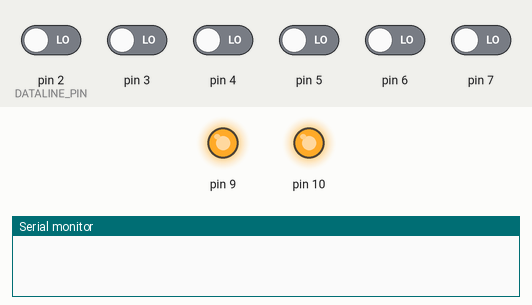
This sketch was run on a simulated Arduino Uno, built with avr-gcc and run on an emulated ATmega328P. On the bench: output pins drawn as LEDs (lit = HIGH), the last lines printed to the serial monitor. Inputs (shaded band) come from the test bench; at power-on: pin 2 (DATALINE_PIN), pin 3–7 LOW.

Above: at 0.4 s.
At 21.5 s:
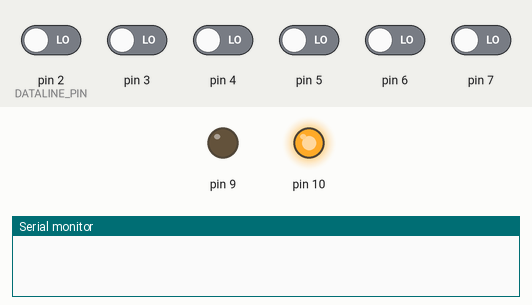
At 24.9 s:
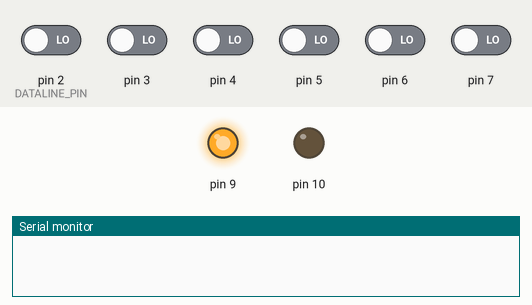
At 118.0 s:
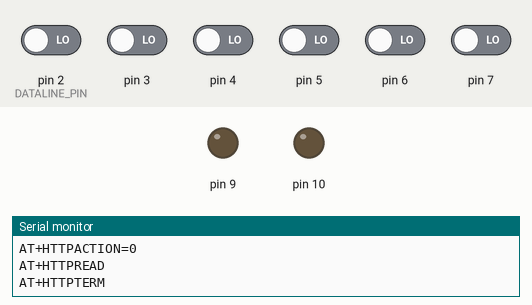
Timing chart, 0 to 119.5 s (numbered marks = the images above):
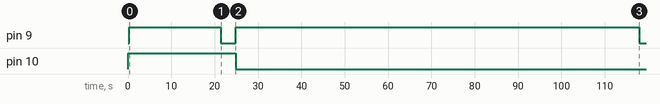

The sketch:

cosin_lib_example_sdi12.ino
```cpp
/*
Note: this code is a demo for how to use a gprs shield to send data baterry and analog
an http request to a test website (using the Hologram APN).

To communicate with the Arduino via terminal, set
the outgoing baud rate to 19200, and set line endings to
carriage return.

Then, in order to initiate the demo http request, enter
'h' into the terminal at the top of the serial monitor.
*/

// #include "LowPower.h"
#include <SDISerial.h>


//in order to recieve data you must choose a pin that supports interupts
#define DATALINE_PIN 2
#define INVERTED 1

unsigned long previousMillis = 0;        // will store last time LED was updated
// the follow variables is a long because the time, measured in miliseconds,
// will quickly become a bigger number than can be stored in an int.
long interval = 1800000;           // interval at which to blink (milliseconds)


//SoftwareSerial mySerial(8,7);

#define mySerial Serial
int sensorValue = 0;
int leafValue =0;
float leafVol =0.0;
float vol=0;
float batVol=0.0;
float value1;
float value2;
float value3;

SDISerial sdi_serial_connection(DATALINE_PIN, INVERTED);

char* get_measurement(){
  char* service_request = sdi_serial_connection.sdi_query("?M!",1000);
  //you can use the time returned above to wait for the service_request_complete
  char* service_request_complete = sdi_serial_connection.wait_for_response(1000);
  //dont worry about waiting too long it will return once it gets a response
  return sdi_serial_connection.sdi_query("?D0!",1000);
}

void setup()
{
  pinMode(10,OUTPUT);
  digitalWrite(10,HIGH);
  delay(300);
  sdi_serial_connection.begin(); // start our SDI connection
  pinMode(9,OUTPUT);
  digitalWrite(9,HIGH);
  delay(20000);
  mySerial.begin(9600); // the GPRS baud rate
  delay(100);
 // Serial.begin(9600); // the GPRS baud rate

  delay(1000);
    SubmitHttpRequest();
}

int j=0;
void loop()
{

unsigned long currentMillis = millis();

  if(currentMillis - previousMillis > interval) {
    // save the last time you blinked the LED
    previousMillis = currentMillis;

     // Serial.write("submitHttp");
      SubmitHttpRequest();
     // Serial.write("end");
  }


//    LowPower.powerDown(SLEEP_8S, ADC_OFF, BOD_OFF);


 // if (mySerial.available())
  //  Serial.write(mySerial.read());
}

// SubmitHttpRequest()
//
// Note: the time of the delays are very important
void SubmitHttpRequest()
{
   digitalWrite(9,LOW);
    value1=0.00;
    value2=0.00;
    value3=0.00;

    GetSensorData();
    digitalWrite(9,HIGH);
   delay(18000);
   mySerial.println("AT");
   delay(2000);
//   ShowSerialData();
  // Query signal strength of device
  mySerial.println("AT+CSQ");
  delay(1000);

//  ShowSerialData();

  mySerial.println("AT+COPS?");
  delay(1000);

 // ShowSerialData();

  // Check the status of Packet service attach. '0' implies device is not attached and '1' implies device is attached.
  mySerial.println("AT+CGATT?");
  delay(5000);

 // ShowSerialData();

  // Set the SAPBR, the connection type is using gprs
  mySerial.println("AT+SAPBR=3,1,\"CONTYPE\",\"GPRS\"");
  delay(1000);

 // ShowSerialData();

  // Set the APN
  mySerial.println("AT+SAPBR=3,1,\"APN\",\"e-connect\"");
  delay(6000);

 // ShowSerialData();

  // Set the SAPBR, for detail you can refer to the AT command manual
  mySerial.println("AT+SAPBR=1,1");
  delay(2000);

 // ShowSerialData();

  // Init the HTTP request
  mySerial.println("AT+HTTPINIT");

  delay(2000);
//  ShowSerialData();

  // Set HTTP params, the second param is the website to request
  //mySerial.println("AT+HTTPPARA=\"URL\",\"cosin.herokuapp.com/chtien18/write/val1=" + String(batVol) + "&val2=" + String(leafVol)  + "&val3=" + String(value1)+ "&val4=" + String(value2)+ "&val5=" + String(value3)+"\"");
  mySerial.println("AT+HTTPPARA=\"URL\",\"api.thingspeak.com/update?api_key=AHLTECKZ93NWSDGO&field1=" + String(value1) + "&field2=" + String(value2) + "&field3=" + String(value3)+"\"");
  delay(1000);

  delay(1000);

 // ShowSerialData();

  //Set the context ID
  mySerial.println("AT+HTTPPARA=\"CID\",1");
  delay(1000);

 // ShowSerialData();

  // Submit the request
  mySerial.println("AT+HTTPACTION=0");
  // The delay is very important, the delay time is base on the
  // return time from the website, if the return data is very
  // large, the time required might be longer.
  delay(10000);

  //ShowSerialData();

  // Read the data from the accessed website
  mySerial.println("AT+HTTPREAD");
  delay(21000);

  //ShowSerialData();

  // Close the HTTP connection and display the data
  mySerial.println("AT+HTTPTERM");
  delay(21000);
   digitalWrite(9,LOW);
}

// ShowSerialData()
// This is to show the data from gprs shield, to help
// see how the gprs shield submits an http request.

void GetSensorData()
  {
    digitalWrite(10,HIGH);
    delay(300);
  //Get leaf sensor from analog A0 and battery from A1
  sensorValue=analogRead(A1);
  vol=sensorValue * (5.0 / 1023.0);
  batVol=vol + vol/2;
  leafValue=analogRead(A0);
  leafVol=leafValue * (5.0 / 1023.0);

  uint8_t wait_for_response_ms = 1000;
  char* response = get_measurement(); // get measurement data

  String data=String(response);
  digitalWrite(10,LOW);
  int dem=0;
  Serial.println(data);
  for (int f=0;f<data.length();f++){
    if (String(data[f])=="+")
    {
      dem++;
      if(dem==1){
        String ec;
        for (int k=f+1; k<f+8;k++)
          {
            ec+=data[k];
          }
        for (int k=0; k<ec.length();k++)
          {
            if (String(ec[k])=="+") ec[k]=0;
          }
          Serial.println("moisture:" + ec);
          value1=ec.toFloat();
        };

      if(dem==2){
        String moisture;
        for (int k=f+1; k<f+6;k++)
          {
            moisture+=data[k];
          }
        for (int k=0; k<moisture.length();k++)
          {
            if (String(moisture[k])=="+") moisture[k]=0;
          }
          Serial.println("Temp:" + moisture);
          value2=moisture.toFloat();
        };
       if(dem==3){
        String temp;
        for (int k=f+1; k<f+8;k++)
          {
            temp+=data[k];
          }
        for (int k=0; k<temp.length();k++)
          {
            if (String(temp[k])=="+") temp[k]=0;
          }
          Serial.println("EC:" + temp);
          value3=temp.toFloat();
        };
      }
    }
  }
```
